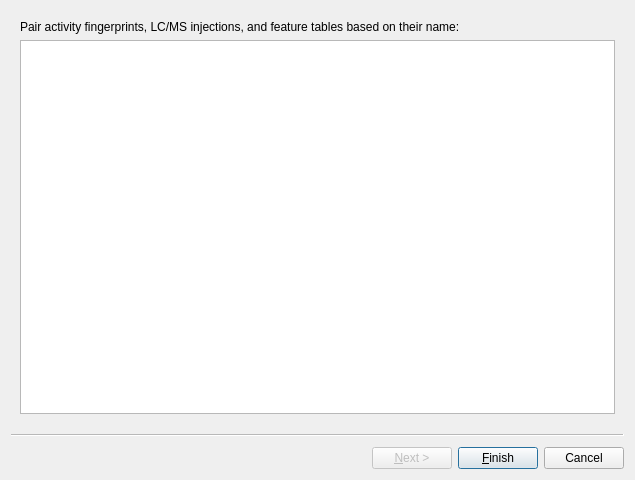
<?xml version="1.0" encoding="UTF-8"?>
<ui version="4.0">
 <class>Wizard</class>
 <widget class="QWizard" name="Wizard">
  <property name="geometry">
   <rect>
    <x>0</x>
    <y>0</y>
    <width>635</width>
    <height>480</height>
   </rect>
  </property>
  <property name="windowTitle">
   <string>Wizard</string>
  </property>
  <property name="wizardStyle">
   <enum>QWizard::ClassicStyle</enum>
  </property>
  <property name="options">
   <set>QWizard::HaveNextButtonOnLastPage|QWizard::NoBackButtonOnLastPage</set>
  </property>
  <widget class="QWizardPage" name="wizardPage1">
   <layout class="QVBoxLayout" name="verticalLayout">
    <item>
     <widget class="QLabel" name="label">
      <property name="text">
       <string>Pair activity fingerprints, LC/MS injections, and feature tables based on their name:</string>
      </property>
     </widget>
    </item>
    <item>
     <widget class="QTableWidget" name="tableWidget"/>
    </item>
   </layout>
  </widget>
 </widget>
 <resources/>
 <connections/>
</ui>
